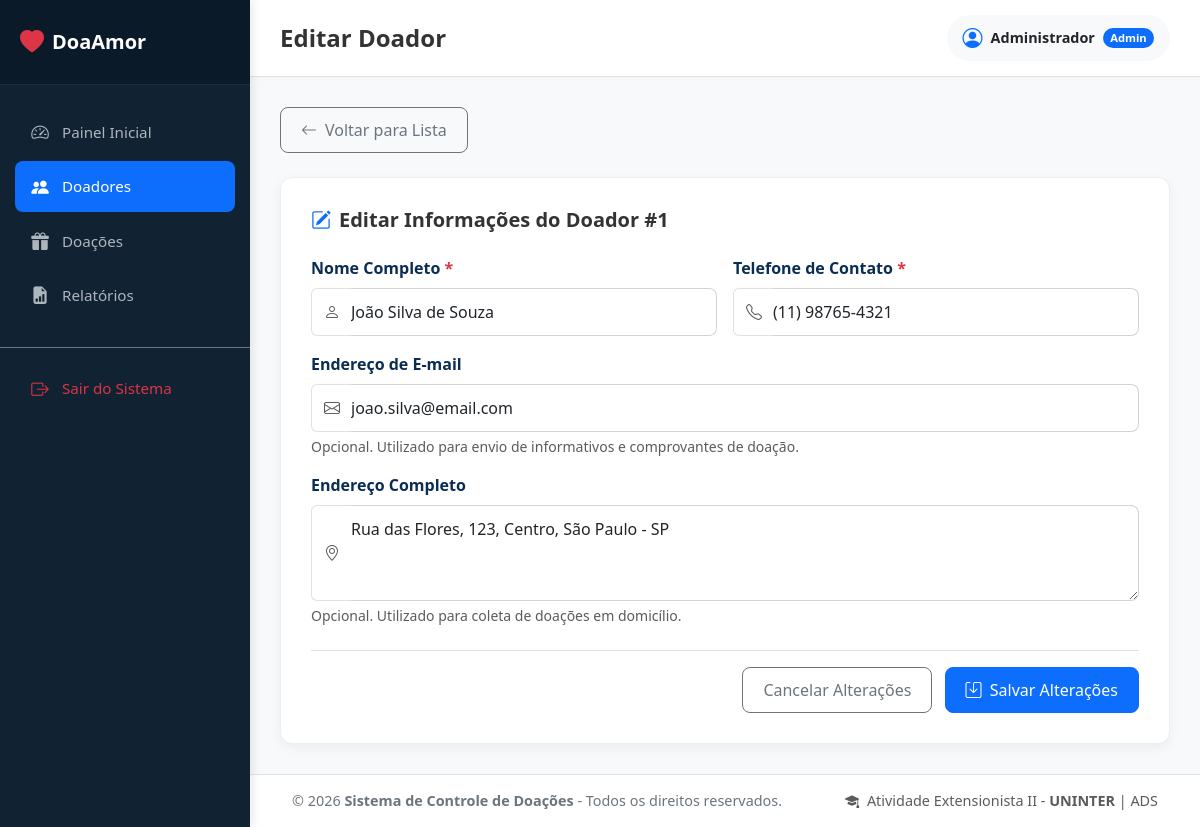
/doadores/editar.php?id=1 (signed in), run on the app's committed database.
### tables this page shows
CREATE TABLE IF NOT EXISTS doadores (
    id INT AUTO_INCREMENT PRIMARY KEY,
    nome VARCHAR(100) NOT NULL,
    telefone VARCHAR(20) NOT NULL,
    email VARCHAR(100) NULL,
    endereco TEXT NULL,
    criado_em TIMESTAMP DEFAULT CURRENT_TIMESTAMP
);

### doadores/editar.php (the view, shortened to what this page needs)
<?php
$base_path = '../';
require_once $base_path . 'includes/conexao.php';
$doador = null;
$id = intval($_GET['id']);
try {
    $stmt = $pdo->prepare('SELECT * FROM doadores WHERE id = :id LIMIT 1');
    $stmt->execute(['id' => $id]);
    $doador = $stmt->fetch();
} catch (PDOException $e) {
    die("Erro ao carregar dados: " . $e->getMessage());
}
?>
<!DOCTYPE html>
<html lang="pt-BR">
<head>
    <link href="https://cdn.jsdelivr.net/npm/bootstrap@5.3.3/dist/css/bootstrap.min.css" rel="stylesheet">
    <link href="https://cdn.jsdelivr.net/npm/bootstrap-icons@1.11.3/font/bootstrap-icons.min.css" rel="stylesheet">
    <link href="../css/style.css" rel="stylesheet">
</head>
<body>
<?php require_once $base_path . 'includes/menu.php'; ?>
<div class="mb-4">
    <a href="listar.php" class="btn btn-outline-secondary btn-custom d-inline-flex align-items-center">
        <i class="bi bi-arrow-left me-2"></i> Voltar para Lista
    </a>
</div>
<div class="form-card">
    <h5 class="fw-bold text-dark-blue mb-4 d-flex align-items-center">
        <i class="bi bi-pencil-square text-primary me-2"></i> Editar Informações do Doador #<?= $doador['id'] ?>
    </h5>
    <form action="editar.php?id=<?= $doador['id'] ?>" method="POST">
        <div class="row g-3">
            <div class="col-12 col-md-6">
                <label for="nome" class="form-label">Nome Completo <span class="text-danger">*</span></label>
                <div class="input-group">
                    <span class="input-group-text bg-white text-muted border-end-0"><i class="bi bi-person"></i></span>
                    <input type="text" class="form-control border-start-0 ps-0" id="nome" name="nome" placeholder="Ex: João da Silva" required value="<?= htmlspecialchars($doador['nome']) ?>">
                </div>
            </div>
            <div class="col-12 col-md-6">
                <label for="telefone" class="form-label">Telefone de Contato <span class="text-danger">*</span></label>
                <div class="input-group">
                    <span class="input-group-text bg-white text-muted border-end-0"><i class="bi bi-telephone"></i></span>
                    <input type="tel" class="form-control border-start-0 ps-0" id="telefone" name="telefone" placeholder="Ex: (11) 99999-9999" required value="<?= htmlspecialchars($doador['telefone']) ?>">
                </div>
            </div>
            <div class="col-12 col-md-12">
                <label for="email" class="form-label">Endereço de E-mail</label>
                <div class="input-group">
                    <span class="input-group-text bg-white text-muted border-end-0"><i class="bi bi-envelope"></i></span>
                    <input type="email" class="form-control border-start-0 ps-0" id="email" name="email" placeholder="Ex: joao@email.com" value="<?= htmlspecialchars($doador['email'] ?? '') ?>">
                </div>
                <div class="form-text">Opcional. Utilizado para envio de informativos e comprovantes de doação.</div>
            </div>
            <div class="col-12">
                <label for="endereco" class="form-label">Endereço Completo</label>
                <div class="input-group">
                    <span class="input-group-text bg-white text-muted border-end-0"><i class="bi bi-geo-alt"></i></span>
                    <textarea class="form-control border-start-0 ps-0" id="endereco" name="endereco" rows="3" placeholder="Rua, número, complemento, bairro, cidade - UF"><?= htmlspecialchars($doador['endereco'] ?? '') ?></textarea>
                </div>
                <div class="form-text">Opcional. Utilizado para coleta de doações em domicílio.</div>
            </div>
        </div>
        <div class="mt-4 pt-3 border-top text-end">
            <a href="listar.php" class="btn btn-outline-secondary btn-custom me-2">Cancelar Alterações</a>
            <button type="submit" class="btn btn-primary btn-custom">
                <i class="bi bi-save me-1"></i> Salvar Alterações
            </button>
        </div>
    </form>
</div>
<?php require_once $base_path . 'includes/footer.php'; ?>
</body>
</html>

### css/style.css (style rules this page uses)
:root { --primary-color: #0d6efd; --primary-hover: #0b5ed7; --secondary-color: #0dcaf0; --dark-blue: #0a2d54; --light-bg: #f8f9fa; --sidebar-bg: #112233; --sidebar-text: #adb5bd; --sidebar-hover-bg: #1a3047; --card-shadow: 0 4px 12px rgba(0, 0, 0, 0.05); --border-radius: 12px; }
body { background-color: var(--light-bg); font-family: 'Segoe UI', Tahoma, Geneva, Verdana, sans-serif; color: #333; min-height: 100vh; overflow-x: hidden; }
.btn-custom { border-radius: 8px; padding: 10px 20px; font-weight: 500; transition: all 0.2s ease; }
.form-card { background-color: #fff; border-radius: var(--border-radius); box-shadow: var(--card-shadow); padding: 30px; border: 1px solid #eee; }
.form-label { font-weight: 550; color: var(--dark-blue); margin-bottom: 8px; }
.form-control, .form-select { border-radius: 8px; padding: 11px 16px; border: 1px solid #ced4da; transition: border-color 0.15s ease-in-out, box-shadow 0.15s ease-in-out; }

### data on the page
doadores: id "1", nome "João Silva de Souza", telefone "(11) 98765-4321", email "joao.silva@email.com", endereco "Rua das Flores, 123, Centro, São Paulo - SP"

### other printed values
explode(' ', $_SESSION['usuario_nome'])[0] "Administrador"
